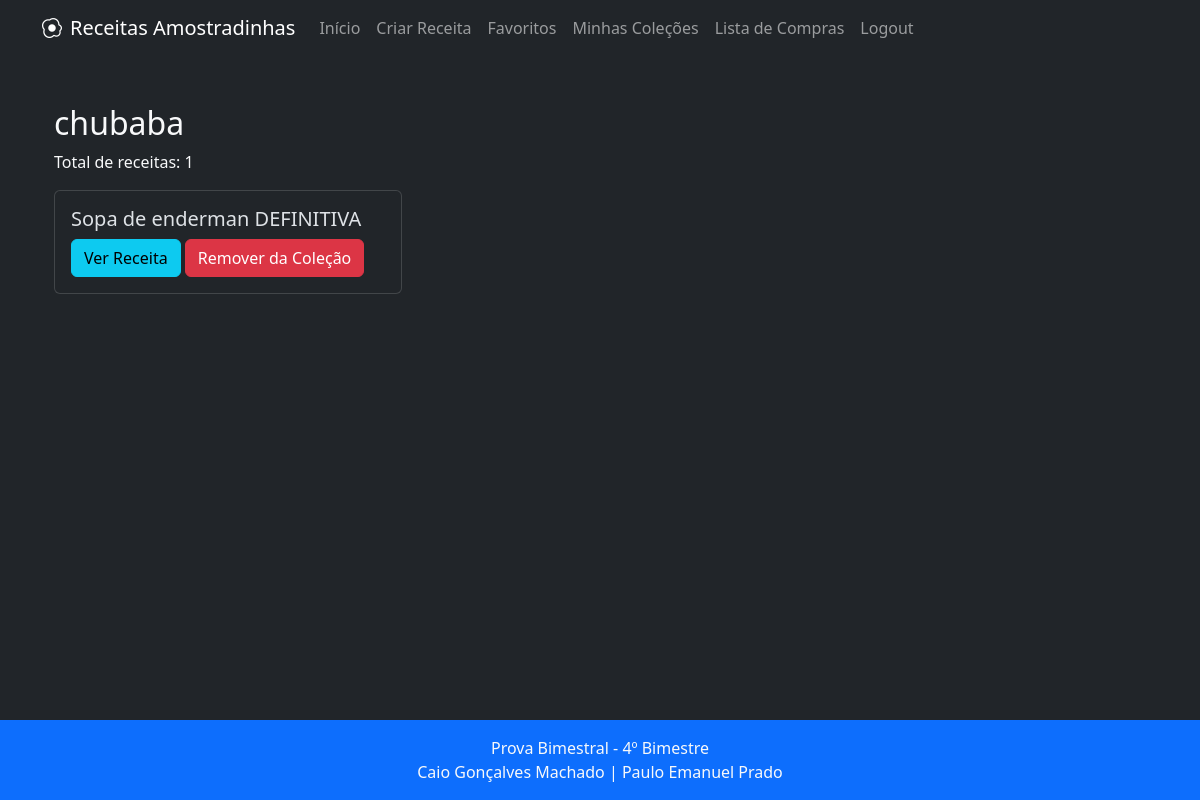
The page /colecoes/2/ (signed in) on the database its author committed.
### receitas/models.py (models this page shows, shortened)
class Colecao(models.Model):
    nome = models.CharField(max_length=100)
    usuario = models.ForeignKey(User, on_delete=models.CASCADE)
    receitas = models.ManyToManyField('Receita')

class Receita(models.Model):
    DIFICULDADE_FACIL = 'F'
    DIFICULDADE_MEDIO = 'M'
    DIFICULDADE_DIFICIL = 'D'
    DIFICULDADE_CHOICES = [
        (DIFICULDADE_FACIL, 'Fácil'),
        (DIFICULDADE_MEDIO, 'Médio'),
        (DIFICULDADE_DIFICIL, 'Difícil'),
    ]
    CATEGORIA_ENTRADA = 'E'
    CATEGORIA_PRATO_PRINCIPAL = 'P'
    CATEGORIA_SOBREMESA = 'S'
    CATEGORIA_BEBIDA = 'B'
    CATEGORIA_CHOICES = [
        (CATEGORIA_ENTRADA, 'Entrada'),
        (CATEGORIA_PRATO_PRINCIPAL, 'Prato Principal'),
        (CATEGORIA_SOBREMESA, 'Sobremesa'),
        (CATEGORIA_BEBIDA, 'Bebida'),
    ]
    titulo = models.CharField(max_length=200)
    descricao = models.TextField()
    ingredientes = models.TextField()
    modo_preparo = models.TextField()
    tempo_preparo = models.IntegerField(help_text="Tempo em minutos")
    categoria = models.CharField(max_length=1, choices=CATEGORIA_CHOICES)
    dificuldade = models.CharField(max_length=1, choices=DIFICULDADE_CHOICES)
    autor = models.ForeignKey(User, on_delete=models.CASCADE)
    data_criacao = models.DateTimeField(auto_now_add=True)
    data_atualizacao = models.DateTimeField(auto_now=True)
    favoritos = models.ManyToManyField(User, related_name='receitas_favoritas', blank=True)
    imagem = models.ImageField(upload_to='receitas/', null=True, blank=True)

### receitas/views.py (the view)
# urls.py: path('colecoes/<int:colecao_id>/', views.detalhe_colecao, name='detalhe_colecao'),
@login_required
def detalhe_colecao(request, colecao_id):
    colecao = get_object_or_404(Colecao, id=colecao_id, usuario=request.user)
    return render(request, 'detalhe_colecao.html', {'colecao': colecao})

### templates/detalhe_colecao.html (shortened to what this page needs)
{% extends 'base.html' %}
{% block content %}
<div class="container mt-4">
    <h2>{{ colecao.nome }}</h2>
    <p>Total de receitas: {{ colecao.receitas.count }}</p>
    <div class="row">
        {% for receita in colecao.receitas.all %}
        <div class="col-md-4 mb-3">
            <div class="card">
                <div class="card-body">
                    <h5 class="card-title">{{ receita.titulo }}</h5>
                    <a href="{% url 'detalhe_receita' receita.id %}" class="btn btn-info">Ver Receita</a>
                    <form method="post" action="{% url 'remover_receita_colecao' colecao.id receita.id %}" class="d-inline">
                        <button type="submit" class="btn btn-danger">Remover da Coleção</button>
                    </form>
                </div>
            </div>
        </div>
        {% empty %}
        <p>Esta coleção ainda não tem receitas.</p>
        {% endfor %}
    </div>
</div>
{% endblock %}

### rows shown on the page
Colecao: nome "chubaba", receitas.count "1"
Receita: titulo "Sopa de enderman DEFINITIVA"
